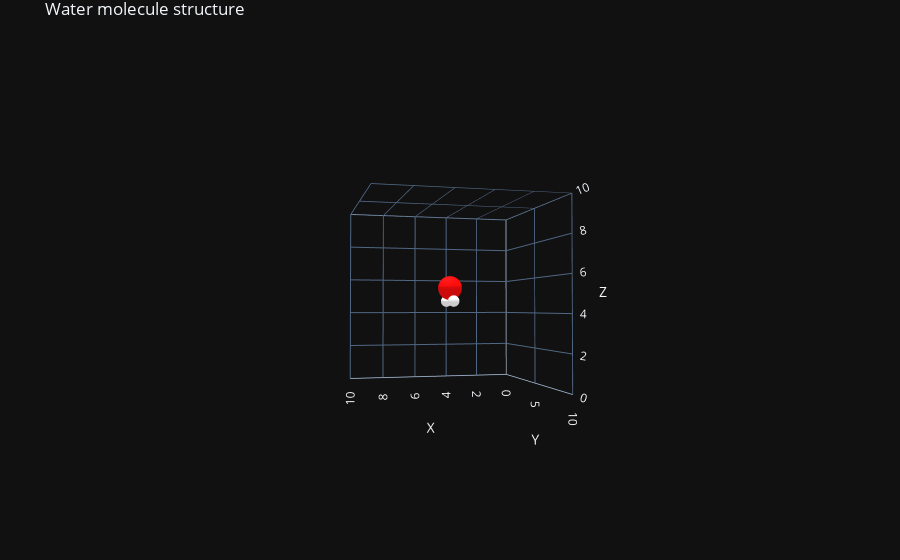

The cell this chart's notebook holds for it:
### Code cell
import plotly.graph_objects as go
from ase.data.colors import jmol_colors
from ase.data import atomic_numbers, covalent_radii
import numpy as np

def ms(x, y, z, radius, resolution=20):
    """Return the coordinates for plotting a sphere centered at (x,y,z)"""
    u, v = np.mgrid[0:2*np.pi:resolution*2j, 0:np.pi:resolution*1j]
    X = radius * np.cos(u)*np.sin(v) + x
    Y = radius * np.sin(u)*np.sin(v) + y
    Z = radius * np.cos(v) + z
    return (X, Y, Z)


pos = h2o.get_positions()
numbers = h2o.get_atomic_numbers()
colors = [jmol_colors[number] for number in numbers]
cs = np.array(colors) * 255
cs = [f"rgb({int(color[0])}, {int(color[1])}, {int(color[2])})" for color in cs]
scale = 1
radii = covalent_radii[numbers]
radii = [(scale * r)**1 for r in radii]

data = []
for i in range(len(pos)):
    (x_pns_surface, y_pns_surface, z_pns_surface) = ms(pos[i,0], pos[i,1], pos[i,2], radii[i])
    data.append(go.Surface(x=x_pns_surface, y=y_pns_surface, z=z_pns_surface, opacity=1, showscale=False, colorscale=[cs[i], cs[i]]))

fig = go.Figure(data=data)

fig.update_layout(
    title='Water molecule structure',
    scene=dict(
        xaxis=dict(title='X', range=[0, 10]),
        yaxis=dict(title='Y', range=[0, 10]),
        zaxis=dict(title='Z', range=[0, 10]),
        aspectmode='cube'
    ),
    # width=300,  # Set the width of the figure
    height=500,  # Set the height of the figure
    margin=dict(l=0, r=0, t=30, b=0),  # Set margin to 0 for a tight layout
    template='plotly_dark',
    
)

fig.show()

### Figure 1 — Plotly figure (JSON) as saved in the notebook; plotly's stock layout.template omitted (floating-point values rounded to 4 significant figures; data arrays with more than 128 entries replaced by an {"elided": "..."} marker saying what was removed)
{"data": [{"colorscale": [[0, "rgb(255, 13, 13)"], [1, "rgb(255, 13, 13)"]], "opacity": 1, "showscale": false, "type": "surface", "x": {"elided": "40x20 float values"}, "y": {"elided": "40x20 float values"}, "z": {"elided": "40x20 float values"}}, {"colorscale": [[0, "rgb(255, 255, 255)"], [1, "rgb(255, 255, 255)"]], "opacity": 1, "showscale": false, "type": "surface", "x": {"elided": "40x20 float values"}, "y": {"elided": "40x20 float values"}, "z": {"elided": "40x20 float values"}}, {"colorscale": [[0, "rgb(255, 255, 255)"], [1, "rgb(255, 255, 255)"]], "opacity": 1, "showscale": false, "type": "surface", "x": {"elided": "40x20 float values"}, "y": {"elided": "40x20 float values"}, "z": {"elided": "40x20 float values"}}], "layout": {"autosize": true, "margin": {"b": 0, "l": 0, "r": 0, "t": 30}, "scene": {"aspectmode": "cube", "aspectratio": {"x": 1, "y": 1, "z": 1}, "camera": {"center": {"x": 0, "y": 0, "z": 0}, "eye": {"x": 0.8607, "y": 3.43, "z": -0.07378}, "projection": {"type": "perspective"}, "up": {"x": 0, "y": 0, "z": 1}}, "xaxis": {"range": [0, 10], "title": {"text": "X"}, "type": "linear"}, "yaxis": {"range": [0, 10], "title": {"text": "Y"}, "type": "linear"}, "zaxis": {"range": [0, 10], "title": {"text": "Z"}, "type": "linear"}}, "title": {"text": "Water molecule structure"}}}
